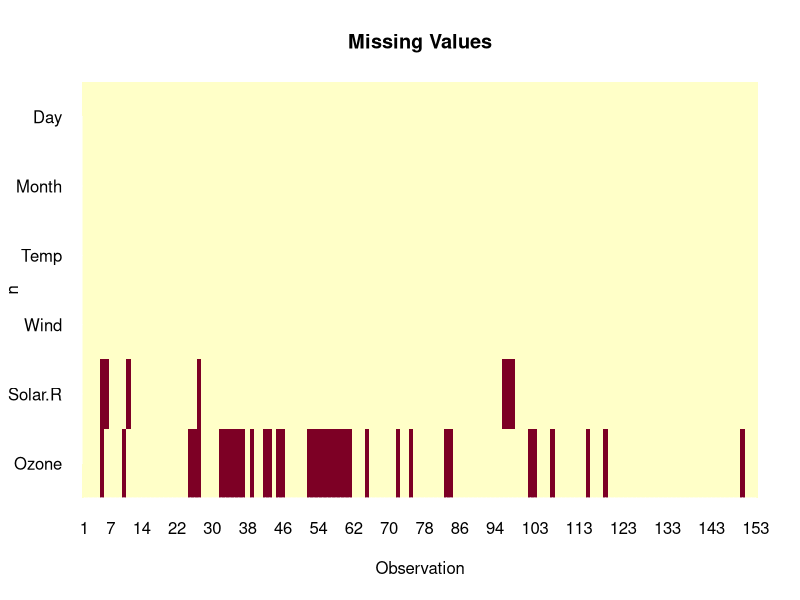
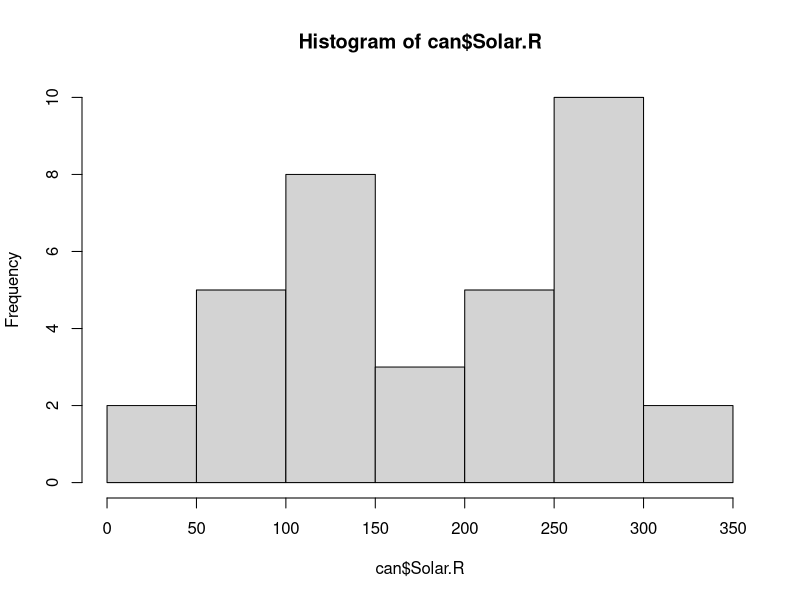
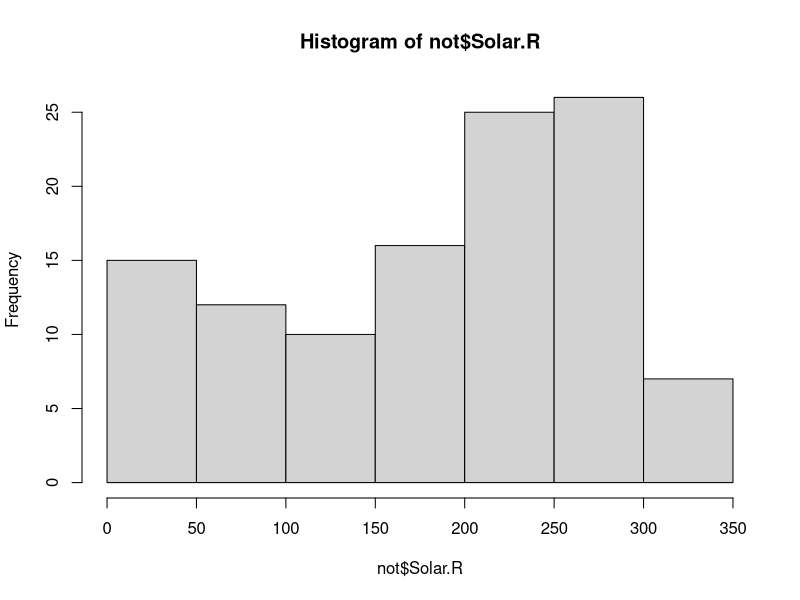
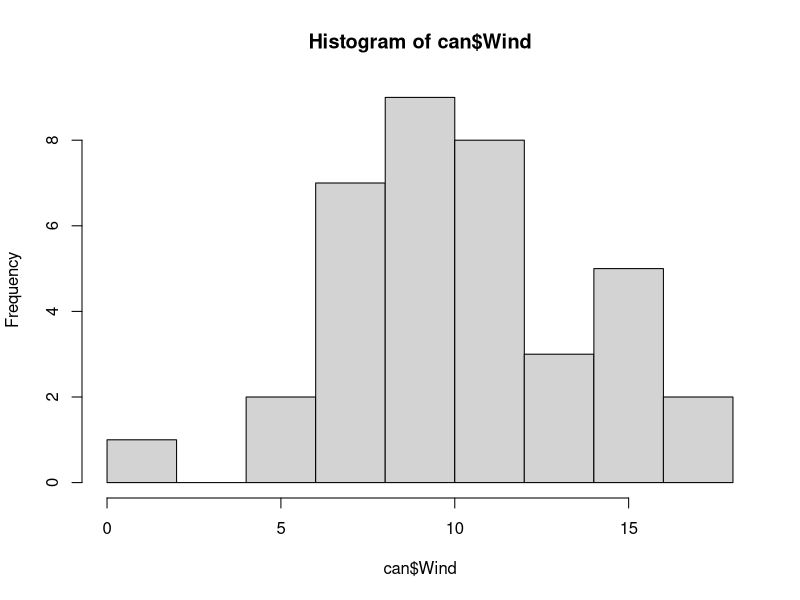
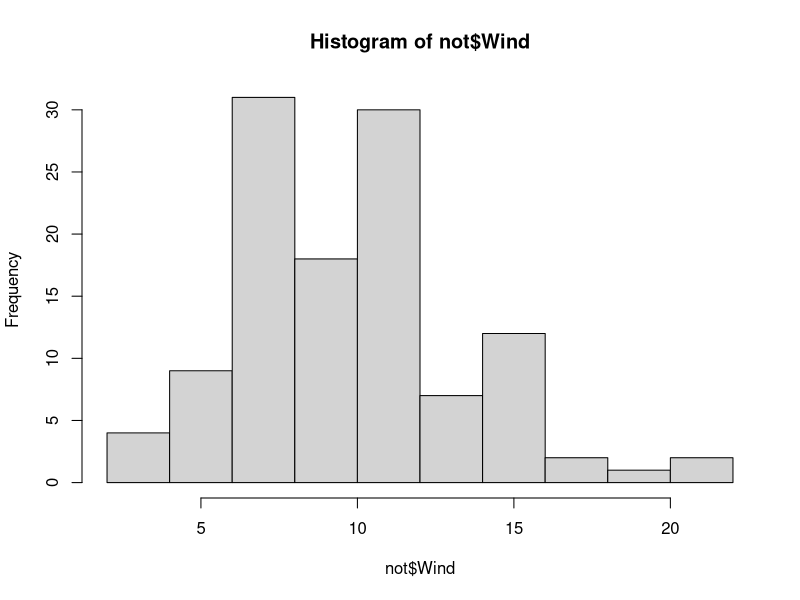

Reproduce these figures in R, in order.
#load data, in this case using example data from R
air<-airquality

na_counts<-apply(air, 2,function(x) sum(is.na(x)))
percent_na<-apply(air,2,function(x) sum(is.na(x))/length(x))
OnArrivalNA<-cbind(na_counts, percent_na)

#Get mean and range percent missing:
mean(OnArrivalNA[,2])
min(OnArrivalNA[,2])
max(OnArrivalNA[,2])

library(VIM)
image(is.na(air), main = "Missing Values", xlab = "Observation", ylab = "n", xaxt = "n", yaxt = "n", bty = "n")
axis(1, seq(0, 1, length.out = nrow(air)), 1:nrow(air), col = "white")
axis(2,seq(0, 1, length.out = ncol(air)),names(air), col = "white", las = 2 )

#Looking at patterns in other variable for missing data, looking for mcar vs mar.  This section is optional.

can<-air[which(is.na(air$Ozone)),]
not<- air[which(!is.na(air$Ozone)),]

summary(can$Solar.R)
summary(not$Solar.R)

hist(can$Solar.R)
hist(not$Solar.R)

summary(can$Wind)
summary(not$Wind)

hist(can$Wind)
hist(not$Wind)
